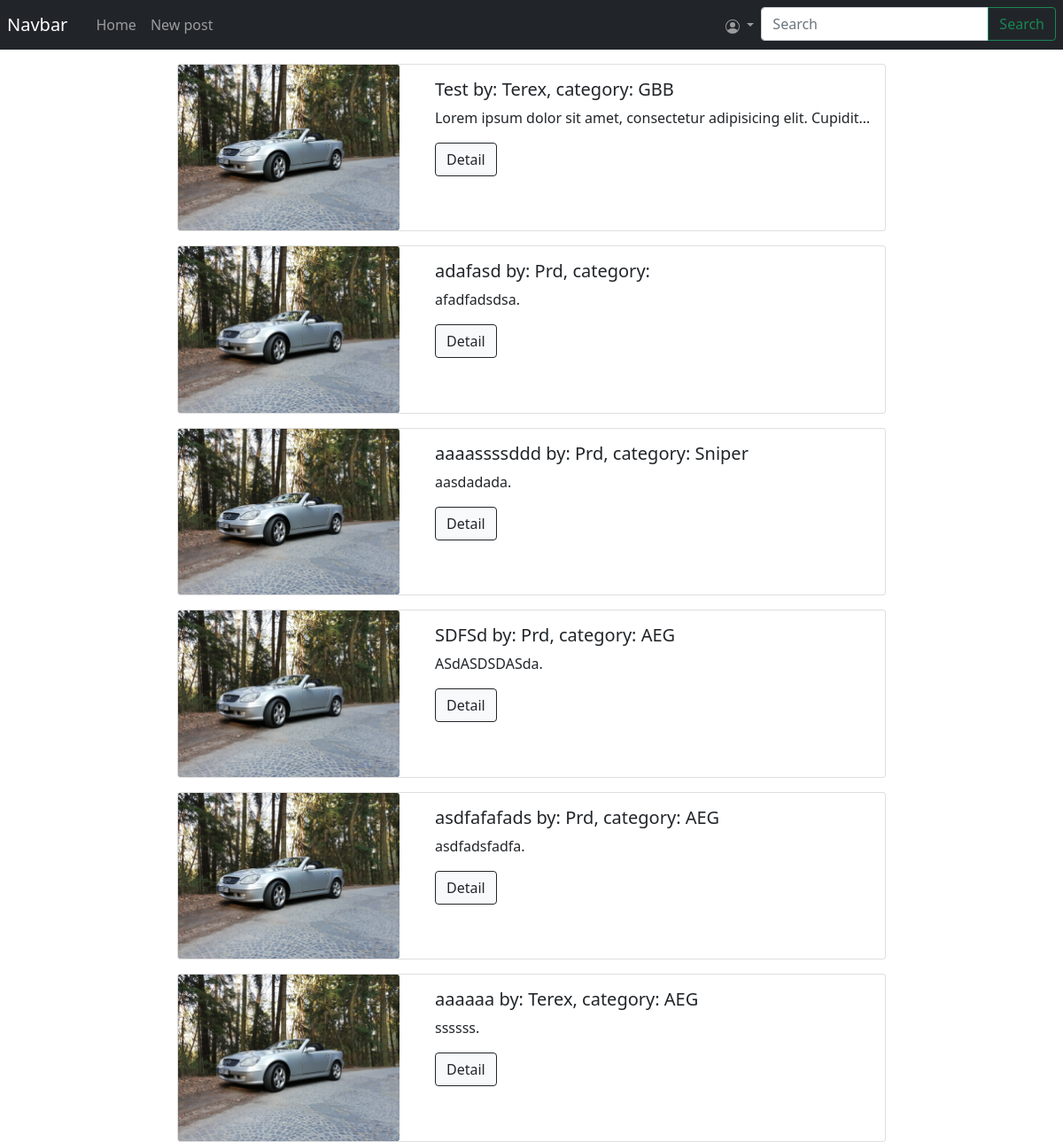
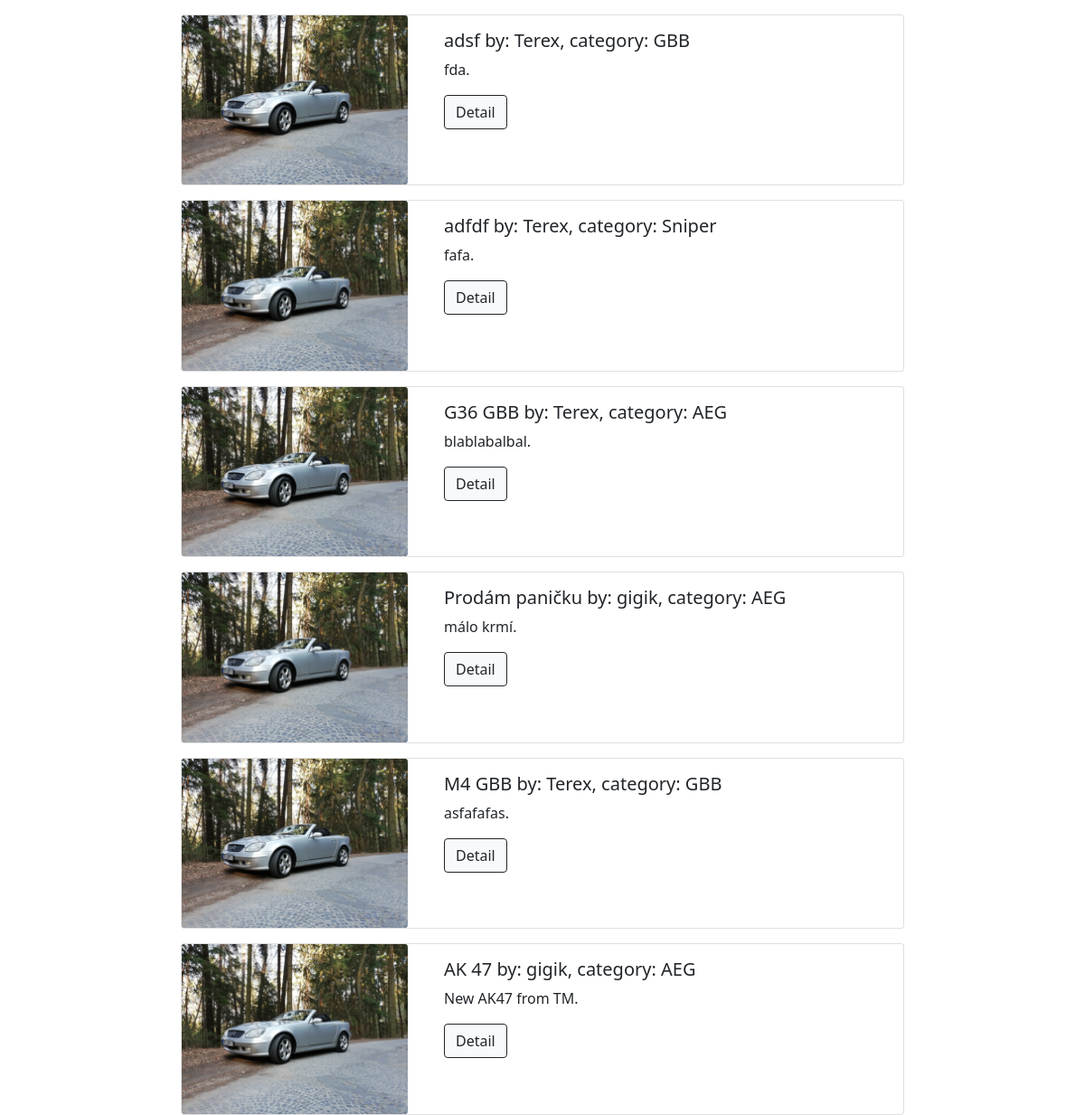
The page / on the database its author committed (2 pictures, top to bottom).
### app/models.py (models this page shows, shortened)
class APIMixin(object):
    @staticmethod
    def to_collection_dict(query):
        resources = query.paginate()
        print(resources)
        data = {
            'items': [item.to_dict() for item in resources.items]
            }
        return data

class Post(APIMixin, db.Model):
    id = db.Column(db.Integer, primary_key = True)
    user_id = db.Column(db.Integer, ForeignKey("user.id"))
    title = db.Column(db.String(64), index = True)
    category_id = db.Column(db.Integer,ForeignKey("category.id"), default = 1)
    body = db.Column(db.String(256))
    price = db.Column(db.Integer, default = 0)
    PSC = db. Column(db.Integer)
    date_added = db.Column(db.DateTime, default = datetime.utcnow)

class User(APIMixin, UserMixin, db.Model):
    id = db.Column(db.Integer, primary_key = True)
    username = db.Column(db.String(64), index = True, unique = True)
    email = db.Column(db.String(64), index = True, unique = True)
    mobile = db.Column(db.String(64), index = True, unique = True)
    password_hash = db.Column(db.String(128))
    posts = db.relationship("Post", backref="parrent", lazy = "dynamic")

class Category(db.Model):
    id = db.Column(db.Integer, primary_key = True)
    name = db.Column(db.String(64))
    image = db.Column(db.String(64), default = "")
    postCat = db.relationship("Post", backref="postCat", lazy = "dynamic")

### app/routes.py (the view)
@app.route("/", methods = ["GET"])
def index():
    search = request.args.get("search")
    if search:
        posts = Post.query.join(Category).filter(Post.title.contains(search) | Post.body.contains(search) | Post.price.contains(search) | Category.name.contains(search))
        print(type(posts))
        for post in posts:
            print(post.postCat.name)
        if len(posts.all()) == 0:
            posts = Post.query.order_by(Post.date_added.desc())
    else:
        posts = Post.query.order_by(Post.date_added.desc())
    return render_template("index.html", posts = posts)

### app/routes.py (called while the page is built)
@app.before_request
def make_session_permanent():
    session.permanent = False
    app.permanent_session_lifetime = timedelta(minutes = 10)

### app/templates/index.html
{% extends "base.html" %}
{% block content %}
{% for post in posts %}
{% include "_post.html" %}
{% endfor    %}
{% endblock %}

### app/templates/_post.html (shortened to what this page needs)
<div class="row justify-content-center mt-sm-2">
<br>
<div class="row justify-content-center mt-sm-2 no-gutters">
    <div class="card p-0" style="width: 800px;">
        <div class="row no-gutters">
            <div class="col-sm-4">
                <img class="card-img" src="{{url_for('static',filename = 'pictures/slk.jpg')}}" alt="">
            </div>
            <div class="col-sm-8">
                <div class="card-body">
                    <h5 class="card-title" >{{post.title}} by: {{post.parrent.username}}, category: {{ post.postCat.name }}</h5>
                    <p class="card-text col-2 text-truncate" style="width:100% ;">{{post.body}}.</p>
                    <button type="button" class="btn btn-light btn-outline-dark" data-toggle="modal" data-target="#id{{post.id}}">
                        Detail
                    </button>
                </div>
            </div>
        </div>
    </div>
</div>

### rows shown on the page
Post: title "Test", parrent.username "Terex", postCat.name "GBB", body "Lorem ipsum dolor sit amet, consectetur adipisicing elit. Cupidit…"
Post: title "adafasd", parrent.username "Prd", body "afadfadsdsa"
Post: title "aaaassssddd", parrent.username "Prd", postCat.name "Sniper", body "aasdadada"
Post: title "SDFSd", parrent.username "Prd", postCat.name "AEG", body "ASdASDSDASda"
Post: title "asdfafafads", parrent.username "Prd", postCat.name "AEG", body "asdfadsfadfa"
Post: title "aaaaaa", parrent.username "Terex", postCat.name "AEG", body "ssssss"
Post: title "adsf", parrent.username "Terex", postCat.name "GBB", body "fda"
Post: title "adfdf", parrent.username "Terex", postCat.name "Sniper", body "fafa"
Post: title "G36 GBB", parrent.username "Terex", postCat.name "AEG", body "blablabalbal"
Post: title "Prodám paničku", parrent.username "gigik", postCat.name "AEG", body "málo krmí"
Post: title "M4 GBB", parrent.username "Terex", postCat.name "GBB", body "asfafafas"
Post: title "AK 47", parrent.username "gigik", postCat.name "AEG", body "New AK47 from TM"
